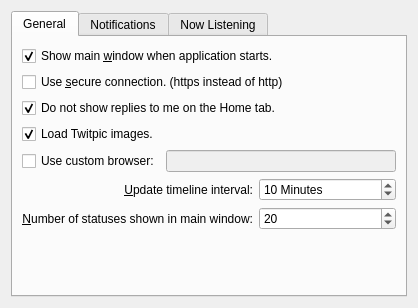
<?xml version="1.0" encoding="UTF-8"?>
<ui version="4.0">
 <class>prefs_base</class>
 <widget class="QWidget" name="prefs_base">
  <property name="geometry">
   <rect>
    <x>0</x>
    <y>0</y>
    <width>418</width>
    <height>308</height>
   </rect>
  </property>
  <layout class="QGridLayout" name="gridLayout_3">
   <item row="0" column="0">
    <widget class="KTabWidget" name="ktabwidget">
     <property name="currentIndex">
      <number>0</number>
     </property>
     <widget class="QWidget" name="tab">
      <attribute name="title">
       <string>General</string>
      </attribute>
      <layout class="QVBoxLayout" name="verticalLayout">
       <item>
        <widget class="QCheckBox" name="kcfg_showMainWinOnStart">
         <property name="text">
          <string>Show main &amp;window when application starts.</string>
         </property>
         <property name="checked">
          <bool>true</bool>
         </property>
        </widget>
       </item>
       <item>
        <widget class="QCheckBox" name="kcfg_useSecureConnection">
         <property name="enabled">
          <bool>true</bool>
         </property>
         <property name="text">
          <string>Use &amp;secure connection. (https instead of http)</string>
         </property>
        </widget>
       </item>
       <item>
        <widget class="QCheckBox" name="kcfg_doNotShowRepliesOnHome">
         <property name="text">
          <string>Do not show replies to me on the Home tab.</string>
         </property>
         <property name="checked">
          <bool>true</bool>
         </property>
        </widget>
       </item>
       <item>
        <widget class="QCheckBox" name="kcfg_loadTwitpicImages">
         <property name="text">
          <string>Load Twitpic images.</string>
         </property>
         <property name="checked">
          <bool>true</bool>
         </property>
        </widget>
       </item>
       <item>
        <layout class="QHBoxLayout" name="horizontalLayout">
         <item>
          <widget class="QCheckBox" name="kcfg_useCustomBrowser">
           <property name="text">
            <string>Use custom browser:</string>
           </property>
          </widget>
         </item>
         <item>
          <widget class="KLineEdit" name="kcfg_customBrowser">
           <property name="enabled">
            <bool>false</bool>
           </property>
          </widget>
         </item>
        </layout>
       </item>
       <item>
        <layout class="QGridLayout" name="gridLayout_2">
         <item row="0" column="0">
          <widget class="QLabel" name="label">
           <property name="text">
            <string>&amp;Update timeline interval:</string>
           </property>
           <property name="alignment">
            <set>Qt::AlignRight|Qt::AlignTrailing|Qt::AlignVCenter</set>
           </property>
           <property name="buddy">
            <cstring>kcfg_updateInterval</cstring>
           </property>
          </widget>
         </item>
         <item row="0" column="1">
          <widget class="KIntSpinBox" name="kcfg_updateInterval">
           <property name="sizePolicy">
            <sizepolicy hsizetype="MinimumExpanding" vsizetype="Fixed">
             <horstretch>0</horstretch>
             <verstretch>0</verstretch>
            </sizepolicy>
           </property>
           <property name="specialValueText">
            <string>Disabled</string>
           </property>
           <property name="suffix">
            <string> Minutes</string>
           </property>
           <property name="minimum">
            <number>0</number>
           </property>
           <property name="value">
            <number>10</number>
           </property>
          </widget>
         </item>
         <item row="1" column="1">
          <widget class="KIntSpinBox" name="kcfg_countOfStatusesOnMain">
           <property name="sizePolicy">
            <sizepolicy hsizetype="MinimumExpanding" vsizetype="Fixed">
             <horstretch>0</horstretch>
             <verstretch>0</verstretch>
            </sizepolicy>
           </property>
           <property name="minimum">
            <number>1</number>
           </property>
           <property name="maximum">
            <number>200</number>
           </property>
           <property name="value">
            <number>20</number>
           </property>
          </widget>
         </item>
         <item row="1" column="0">
          <widget class="QLabel" name="label_5">
           <property name="sizePolicy">
            <sizepolicy hsizetype="MinimumExpanding" vsizetype="Preferred">
             <horstretch>0</horstretch>
             <verstretch>0</verstretch>
            </sizepolicy>
           </property>
           <property name="text">
            <string>&amp;Number of statuses shown in main window:</string>
           </property>
           <property name="alignment">
            <set>Qt::AlignRight|Qt::AlignTrailing|Qt::AlignVCenter</set>
           </property>
           <property name="wordWrap">
            <bool>false</bool>
           </property>
           <property name="buddy">
            <cstring>kcfg_countOfStatusesOnMain</cstring>
           </property>
          </widget>
         </item>
        </layout>
       </item>
       <item>
        <spacer name="verticalSpacer">
         <property name="orientation">
          <enum>Qt::Vertical</enum>
         </property>
         <property name="sizeHint" stdset="0">
          <size>
           <width>20</width>
           <height>40</height>
          </size>
         </property>
        </spacer>
       </item>
      </layout>
     </widget>
     <widget class="QWidget" name="tab_2">
      <attribute name="title">
       <string>Notifications</string>
      </attribute>
      <layout class="QVBoxLayout" name="verticalLayout_3">
       <item>
        <layout class="QGridLayout" name="gridLayout">
         <item row="0" column="0">
          <widget class="QLabel" name="label_3">
           <property name="text">
            <string>Notification &amp;mode:</string>
           </property>
           <property name="alignment">
            <set>Qt::AlignRight|Qt::AlignTrailing|Qt::AlignVCenter</set>
           </property>
           <property name="buddy">
            <cstring>kcfg_notifyType</cstring>
           </property>
          </widget>
         </item>
         <item row="0" column="1">
          <widget class="KComboBox" name="kcfg_notifyType">
           <item>
            <property name="text">
             <string>None</string>
            </property>
           </item>
           <item>
            <property name="text">
             <string>KNotify</string>
            </property>
           </item>
           <item>
            <property name="text">
             <string>LibNotify</string>
            </property>
           </item>
          </widget>
         </item>
         <item row="1" column="0" colspan="2">
          <widget class="QCheckBox" name="kcfg_showAllNotifiesInOne">
           <property name="text">
            <string>&amp;Show all new statuses in one notification.</string>
           </property>
          </widget>
         </item>
         <item row="2" column="0">
          <widget class="QLabel" name="label_4">
           <property name="text">
            <string>&amp;Notify duration:</string>
           </property>
           <property name="alignment">
            <set>Qt::AlignRight|Qt::AlignTrailing|Qt::AlignVCenter</set>
           </property>
           <property name="buddy">
            <cstring>kcfg_notifyInterval</cstring>
           </property>
          </widget>
         </item>
         <item row="2" column="1">
          <widget class="KIntSpinBox" name="kcfg_notifyInterval">
           <property name="suffix">
            <string> seconds.</string>
           </property>
           <property name="minimum">
            <number>2</number>
           </property>
           <property name="maximum">
            <number>300</number>
           </property>
           <property name="value">
            <number>10</number>
           </property>
          </widget>
         </item>
        </layout>
       </item>
       <item>
        <spacer name="verticalSpacer_2">
         <property name="orientation">
          <enum>Qt::Vertical</enum>
         </property>
         <property name="sizeHint" stdset="0">
          <size>
           <width>20</width>
           <height>40</height>
          </size>
         </property>
        </spacer>
       </item>
      </layout>
     </widget>
     <widget class="QWidget" name="tab_3">
      <attribute name="title">
       <string>Now Listening</string>
      </attribute>
      <layout class="QGridLayout" name="gridLayout_4">
       <item row="0" column="0">
        <widget class="QLabel" name="label_2">
         <property name="text">
          <string>Template:</string>
         </property>
         <property name="alignment">
          <set>Qt::AlignRight|Qt::AlignTrailing|Qt::AlignVCenter</set>
         </property>
        </widget>
       </item>
       <item row="0" column="1">
        <widget class="KTextEdit" name="kcfg_nowListening">
         <property name="maximumSize">
          <size>
           <width>16777215</width>
           <height>150</height>
          </size>
         </property>
         <property name="tabChangesFocus">
          <bool>true</bool>
         </property>
         <property name="html">
          <string notr="true">&lt;!DOCTYPE HTML PUBLIC &quot;-//W3C//DTD HTML 4.0//EN&quot; &quot;http://www.w3.org/TR/REC-html40/strict.dtd&quot;&gt;
&lt;html&gt;&lt;head&gt;&lt;meta name=&quot;qrichtext&quot; content=&quot;1&quot; /&gt;&lt;style type=&quot;text/css&quot;&gt;
p, li { white-space: pre-wrap; }
&lt;/style&gt;&lt;/head&gt;&lt;body style=&quot; font-family:'DejaVu Sans'; font-size:9pt; font-weight:400; font-style:normal;&quot;&gt;
&lt;p style=&quot; margin-top:0px; margin-bottom:0px; margin-left:0px; margin-right:0px; -qt-block-indent:0; text-indent:0px;&quot;&gt;Currently listening to %title% by %artist% on %album% [Amarok].&lt;/p&gt;&lt;/body&gt;&lt;/html&gt;</string>
         </property>
         <property name="acceptRichText">
          <bool>false</bool>
         </property>
        </widget>
       </item>
       <item row="1" column="0">
        <widget class="QLabel" name="label_8">
         <property name="text">
          <string>Valid metadata:</string>
         </property>
         <property name="alignment">
          <set>Qt::AlignRight|Qt::AlignTrailing|Qt::AlignVCenter</set>
         </property>
        </widget>
       </item>
       <item row="3" column="0" colspan="2">
        <spacer name="verticalSpacer_3">
         <property name="orientation">
          <enum>Qt::Vertical</enum>
         </property>
         <property name="sizeHint" stdset="0">
          <size>
           <width>20</width>
           <height>40</height>
          </size>
         </property>
        </spacer>
       </item>
       <item row="1" column="1">
        <widget class="KTextBrowser" name="ktextbrowser">
         <property name="maximumSize">
          <size>
           <width>16777215</width>
           <height>100</height>
          </size>
         </property>
         <property name="html">
          <string notr="true">&lt;!DOCTYPE HTML PUBLIC &quot;-//W3C//DTD HTML 4.0//EN&quot; &quot;http://www.w3.org/TR/REC-html40/strict.dtd&quot;&gt;
&lt;html&gt;&lt;head&gt;&lt;meta name=&quot;qrichtext&quot; content=&quot;1&quot; /&gt;&lt;style type=&quot;text/css&quot;&gt;
p, li { white-space: pre-wrap; }
&lt;/style&gt;&lt;/head&gt;&lt;body style=&quot; font-family:'DejaVu Sans'; font-size:9pt; font-weight:400; font-style:normal;&quot;&gt;
&lt;p style=&quot; margin-top:0px; margin-bottom:0px; margin-left:0px; margin-right:0px; -qt-block-indent:0; text-indent:0px;&quot;&gt;%&lt;span style=&quot; font-weight:600;&quot;&gt;title&lt;/span&gt;% - %&lt;span style=&quot; font-weight:600;&quot;&gt;album&lt;/span&gt;% - %&lt;span style=&quot; font-weight:600;&quot;&gt;artist&lt;/span&gt;% - %&lt;span style=&quot; font-weight:600;&quot;&gt;year&lt;/span&gt;% - %&lt;span style=&quot; font-weight:600;&quot;&gt;genre&lt;/span&gt;% - %&lt;span style=&quot; font-weight:600;&quot;&gt;track&lt;/span&gt;%&lt;/p&gt;&lt;/body&gt;&lt;/html&gt;</string>
         </property>
        </widget>
       </item>
      </layout>
     </widget>
    </widget>
   </item>
  </layout>
 </widget>
 <customwidgets>
  <customwidget>
   <class>KComboBox</class>
   <extends>QComboBox</extends>
   <header>kcombobox.h</header>
  </customwidget>
  <customwidget>
   <class>KIntSpinBox</class>
   <extends>QSpinBox</extends>
   <header>knuminput.h</header>
  </customwidget>
  <customwidget>
   <class>KLineEdit</class>
   <extends>QLineEdit</extends>
   <header>klineedit.h</header>
  </customwidget>
  <customwidget>
   <class>KTabWidget</class>
   <extends>QTabWidget</extends>
   <header>ktabwidget.h</header>
   <container>1</container>
  </customwidget>
  <customwidget>
   <class>KTextBrowser</class>
   <extends>QTextBrowser</extends>
   <header>ktextbrowser.h</header>
  </customwidget>
  <customwidget>
   <class>KTextEdit</class>
   <extends>QTextEdit</extends>
   <header>ktextedit.h</header>
  </customwidget>
 </customwidgets>
 <tabstops>
  <tabstop>kcfg_showMainWinOnStart</tabstop>
  <tabstop>kcfg_useSecureConnection</tabstop>
  <tabstop>kcfg_updateInterval</tabstop>
  <tabstop>kcfg_countOfStatusesOnMain</tabstop>
  <tabstop>kcfg_notifyType</tabstop>
  <tabstop>kcfg_showAllNotifiesInOne</tabstop>
  <tabstop>kcfg_notifyInterval</tabstop>
 </tabstops>
 <includes>
  <include location="local">kcolorbutton.h</include>
 </includes>
 <resources/>
 <connections>
  <connection>
   <sender>kcfg_useCustomBrowser</sender>
   <signal>toggled(bool)</signal>
   <receiver>kcfg_customBrowser</receiver>
   <slot>setEnabled(bool)</slot>
   <hints>
    <hint type="sourcelabel">
     <x>145</x>
     <y>181</y>
    </hint>
    <hint type="destinationlabel">
     <x>211</x>
     <y>182</y>
    </hint>
   </hints>
  </connection>
 </connections>
</ui>
